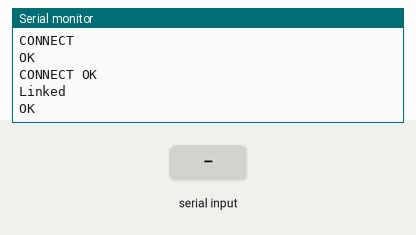
A sketch run on a simulated ESP32. Shown: the last lines printed to the serial monitor. The test bench sets the inputs (shaded band). The modem accepts every AT command (registered, SIM ready, sends succeed) and sends nothing else.

Above: at 1.3 s.
1.4 s: "1" received over the second serial link
At 1.9 s:
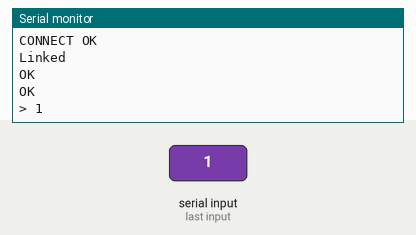
3.5 s: "0" received over the second serial link
At 3.9 s:
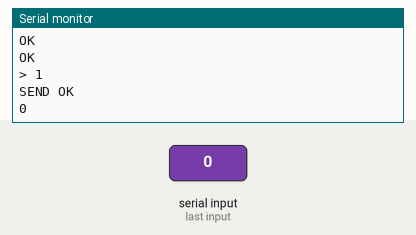

Measured:
- after the input at 1.4 s, the serial monitor: prints a new line after 0.11 s (image 1)
- after the input at 3.5 s, the serial monitor: prints a new line at once (image 2)

The sketch:

IoTExample.ino
```cpp
#define PC    Serial
#define ESP   Serial1

void setup() {
  PC.begin(115200);
  ESP.begin(115200);
}

void UART_bridge(){
  while(1){
    if( PC.available() ){
      ESP.write( PC.read() );
    }
    if( ESP.available() ){
      PC.write( ESP.read() );
    }
  }
}

#define REQ_DELAY 500
void HttpRequest(){
  PC.println("HTTP Request example");
  ESP.println("AT+CIPSTART=\"TCP\",\"192.168.0.8\",3000");
    delay(REQ_DELAY);
    while(ESP.available()){
      PC.write( ESP.read() );
    }
  ESP.println("AT+CIPMODE=0");
    delay(REQ_DELAY);
    while(ESP.available()){
      PC.write( ESP.read() );
    }

  #if 0
  String req= "GET / HTTP/1.1\nConnection: close\n\n";
  #else
  String req= "GET / HTTP/1.1\nConnection: keep-alive\n\n";
  #endif
  ESP.println("AT+CIPSEND="+ String( req.length() ) );
    delay(REQ_DELAY);
    while(ESP.available()){
      PC.write( ESP.read() );
    }
  ESP.println(req);
    delay(REQ_DELAY);
    while(ESP.available()){
      PC.write( ESP.read() );
    }
}

void loop() {
  HttpRequest();
  UART_bridge();
}
```

esp8266_http_client.cpp
```cpp
#include "esp8266_http_client.hpp"

const String esp8266_http_client::host = "http://192.168.0.1";

void esp8266_http_client::init(void){
  Serial.begin( 115200 );
}
String esp8266_http_client::request( String &endpoint ){
  String uri = host + endpoint;
  Serial.println( uri );
  uri = "OK";
  return uri;
}
```

esp8266_http_client.hpp
```cpp
#include <Arduino.h>
#include <string.h>

namespace esp8266_http_client{
  extern const String host;
  extern void init(void);
  extern String request( String &endpoint);
}
```
